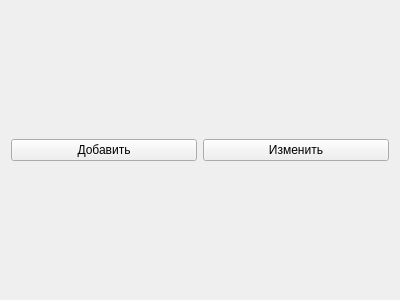
<?xml version="1.0" encoding="UTF-8"?>
<ui version="4.0">
 <class>Form</class>
 <widget class="QWidget" name="Form">
  <property name="geometry">
   <rect>
    <x>0</x>
    <y>0</y>
    <width>400</width>
    <height>300</height>
   </rect>
  </property>
  <property name="windowTitle">
   <string>Form</string>
  </property>
  <layout class="QVBoxLayout" name="verticalLayout">
   <item>
    <layout class="QFormLayout" name="formLayout"/>
   </item>
   <item>
    <layout class="QHBoxLayout" name="horizontalLayout">
     <item>
      <widget class="QPushButton" name="pushButton_2">
       <property name="text">
        <string>Добавить</string>
       </property>
      </widget>
     </item>
     <item>
      <widget class="QPushButton" name="pushButton">
       <property name="text">
        <string>Изменить</string>
       </property>
      </widget>
     </item>
    </layout>
   </item>
  </layout>
 </widget>
 <resources/>
 <connections/>
</ui>
